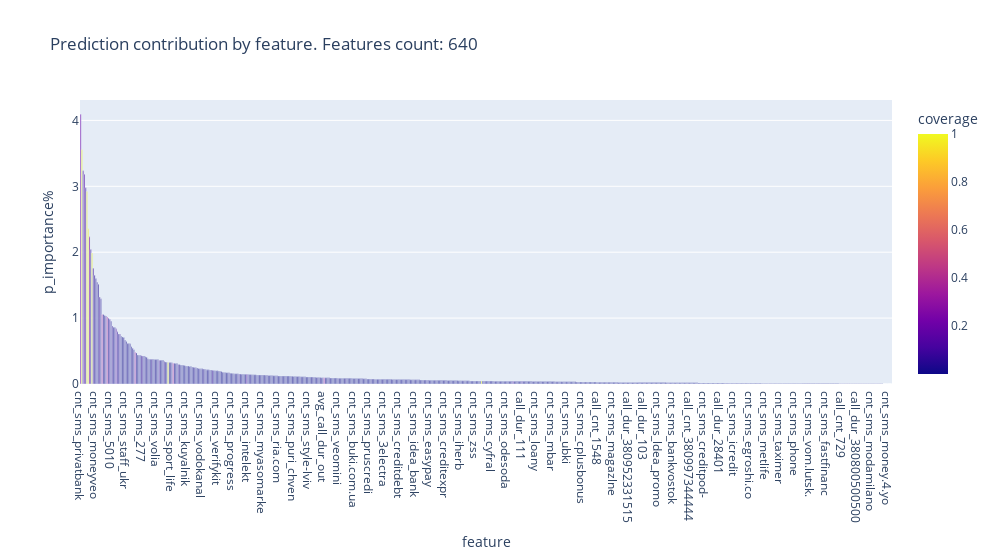
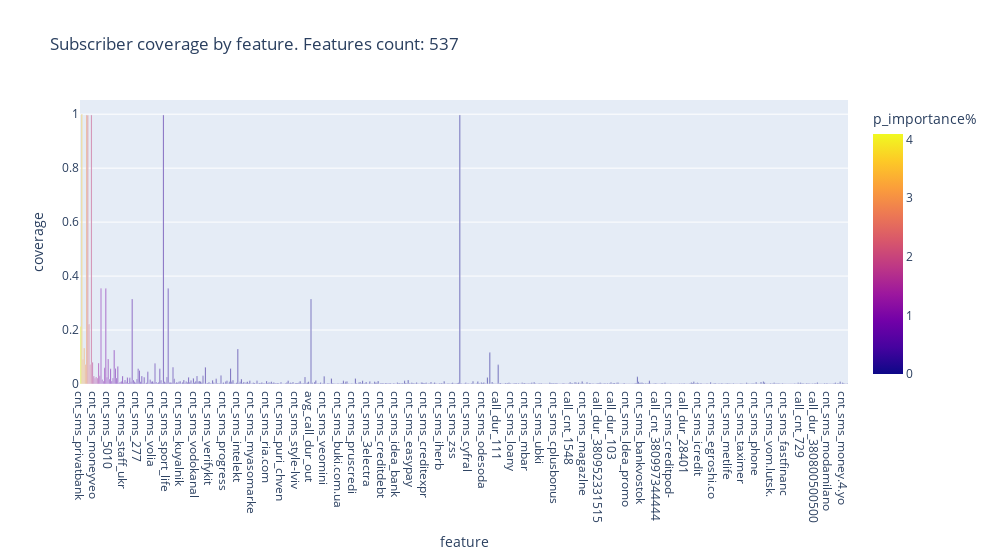

These figures' notebook cell, in order:
### Code cell
def visualize_p_imp():
    df = p_imp_df[p_imp_df["mean"] > 0].sort_values(by="mean", ascending=False)

    fig = px.bar(
        df,
        x="feature",
        y="p_importance%",
        color="coverage",
        title=f"Prediction contribution by feature. Features count: {len(df)}",
        hover_data=["abon_count", "mean", "std", "importance_tree"],
        width=1000,
    )
    fig.show()

    df_coverage = df[(df["coverage"] >= 0.01) | (df["p_importance%"] >= 0.01)]

    fig = px.bar(
        df,
        x="feature",
        y="coverage",
        color="p_importance%",
        title=f"Subscriber coverage by feature. Features count: {len(df_coverage)}",
        hover_data=["abon_count", "mean", "std", "importance_tree"],
        width=1000,
    )
    fig.show()


visualize_p_imp()

### Figure 1 — Plotly figure (JSON) as saved in the notebook; plotly's stock layout.template omitted (floating-point values rounded to 4 significant figures; data arrays with more than 128 entries replaced by an {"elided": "..."} marker saying what was removed)
{"data": [{"alignmentgroup": "True", "customdata": {"elided": "640x4 float values"}, "hovertemplate": "feature=%{x}<br>p_importance%=%{y}<br>abon_count=%{customdata[0]}<br>mean=%{customdata[1]}<br>std=%{customdata[2]}<br>importance_tree=%{customdata[3]}<br>coverage=%{marker.color}<extra></extra>", "legendgroup": "", "marker": {"color": {"elided": "640 float values"}, "coloraxis": "coloraxis", "pattern": {"shape": ""}}, "name": "", "offsetgroup": "", "orientation": "v", "showlegend": false, "textposition": "auto", "type": "bar", "x": {"elided": "640 str values"}, "xaxis": "x", "y": {"elided": "640 float values"}, "yaxis": "y"}], "layout": {"barmode": "relative", "coloraxis": {"colorbar": {"title": {"text": "coverage"}}, "colorscale": [[0, "#0d0887"], [0.1111, "#46039f"], [0.2222, "#7201a8"], [0.3333, "#9c179e"], [0.4444, "#bd3786"], [0.5556, "#d8576b"], [0.6667, "#ed7953"], [0.7778, "#fb9f3a"], [0.8889, "#fdca26"], [1, "#f0f921"]]}, "legend": {"tracegroupgap": 0}, "title": {"text": "Prediction contribution by feature. Features count: 640"}, "width": 1000, "xaxis": {"anchor": "y", "domain": [0, 1], "title": {"text": "feature"}}, "yaxis": {"anchor": "x", "domain": [0, 1], "title": {"text": "p_importance%"}}}}

### Figure 2 — Plotly figure (JSON) as saved in the notebook; plotly's stock layout.template omitted (floating-point values rounded to 4 significant figures; data arrays with more than 128 entries replaced by an {"elided": "..."} marker saying what was removed)
{"data": [{"alignmentgroup": "True", "customdata": {"elided": "640x4 float values"}, "hovertemplate": "feature=%{x}<br>coverage=%{y}<br>abon_count=%{customdata[0]}<br>mean=%{customdata[1]}<br>std=%{customdata[2]}<br>importance_tree=%{customdata[3]}<br>p_importance%=%{marker.color}<extra></extra>", "legendgroup": "", "marker": {"color": {"elided": "640 float values"}, "coloraxis": "coloraxis", "pattern": {"shape": ""}}, "name": "", "offsetgroup": "", "orientation": "v", "showlegend": false, "textposition": "auto", "type": "bar", "x": {"elided": "640 str values"}, "xaxis": "x", "y": {"elided": "640 float values"}, "yaxis": "y"}], "layout": {"barmode": "relative", "coloraxis": {"colorbar": {"title": {"text": "p_importance%"}}, "colorscale": [[0, "#0d0887"], [0.1111, "#46039f"], [0.2222, "#7201a8"], [0.3333, "#9c179e"], [0.4444, "#bd3786"], [0.5556, "#d8576b"], [0.6667, "#ed7953"], [0.7778, "#fb9f3a"], [0.8889, "#fdca26"], [1, "#f0f921"]]}, "legend": {"tracegroupgap": 0}, "title": {"text": "Subscriber coverage by feature. Features count: 537"}, "width": 1000, "xaxis": {"anchor": "y", "domain": [0, 1], "title": {"text": "feature"}}, "yaxis": {"anchor": "x", "domain": [0, 1], "title": {"text": "coverage"}}}}
